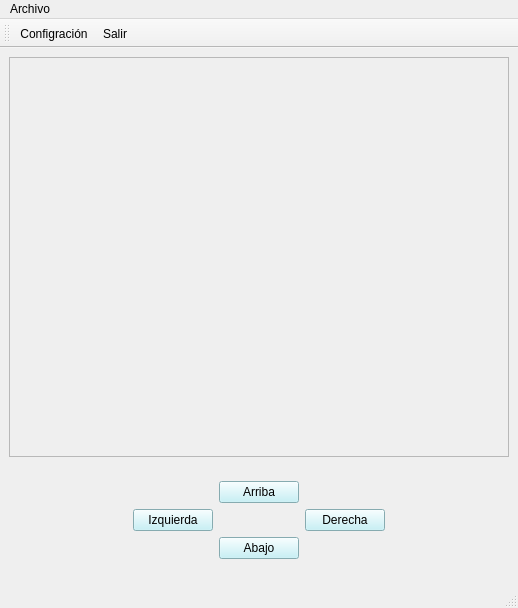
<?xml version="1.0" encoding="UTF-8"?>
<ui version="4.0">
 <class>Juego</class>
 <widget class="QMainWindow" name="Juego">
  <property name="geometry">
   <rect>
    <x>0</x>
    <y>0</y>
    <width>518</width>
    <height>591</height>
   </rect>
  </property>
  <property name="windowTitle">
   <string>Juego</string>
  </property>
  <property name="windowIcon">
   <iconset resource="Resources.qrc">
    <normaloff>:/Iconos/dibujo.png</normaloff>:/Iconos/dibujo.png</iconset>
  </property>
  <property name="styleSheet">
   <string notr="true"/>
  </property>
  <widget class="QWidget" name="centralwidget">
   <layout class="QVBoxLayout" name="verticalLayout">
    <item>
     <widget class="QFrame" name="marco">
      <property name="minimumSize">
       <size>
        <width>500</width>
        <height>400</height>
       </size>
      </property>
      <property name="styleSheet">
       <string notr="true"/>
      </property>
      <property name="frameShape">
       <enum>QFrame::StyledPanel</enum>
      </property>
      <property name="frameShadow">
       <enum>QFrame::Raised</enum>
      </property>
     </widget>
    </item>
    <item>
     <widget class="QWidget" name="widget" native="true">
      <property name="maximumSize">
       <size>
        <width>16777215</width>
        <height>16777215</height>
       </size>
      </property>
      <layout class="QHBoxLayout" name="horizontalLayout">
       <item>
        <spacer name="horizontalSpacer">
         <property name="orientation">
          <enum>Qt::Horizontal</enum>
         </property>
         <property name="sizeHint" stdset="0">
          <size>
           <width>97</width>
           <height>20</height>
          </size>
         </property>
        </spacer>
       </item>
       <item>
        <widget class="QWidget" name="widget_2" native="true">
         <layout class="QGridLayout" name="gridLayout">
          <item row="2" column="2">
           <widget class="QPushButton" name="btnDerecha">
            <property name="styleSheet">
             <string notr="true">background-color: rgb(188, 239, 246);</string>
            </property>
            <property name="text">
             <string>Derecha</string>
            </property>
           </widget>
          </item>
          <item row="2" column="0">
           <widget class="QPushButton" name="btnIzqueirda">
            <property name="styleSheet">
             <string notr="true">background-color: rgb(188, 239, 246);</string>
            </property>
            <property name="text">
             <string>Izquierda</string>
            </property>
           </widget>
          </item>
          <item row="1" column="1">
           <widget class="QPushButton" name="btnArriba">
            <property name="styleSheet">
             <string notr="true">background-color: rgb(188, 239, 246);</string>
            </property>
            <property name="text">
             <string>Arriba</string>
            </property>
           </widget>
          </item>
          <item row="3" column="1">
           <widget class="QPushButton" name="btnAbajo">
            <property name="styleSheet">
             <string notr="true">background-color: rgb(188, 239, 246);</string>
            </property>
            <property name="text">
             <string>Abajo</string>
            </property>
           </widget>
          </item>
         </layout>
        </widget>
       </item>
       <item>
        <spacer name="horizontalSpacer_2">
         <property name="orientation">
          <enum>Qt::Horizontal</enum>
         </property>
         <property name="sizeHint" stdset="0">
          <size>
           <width>97</width>
           <height>20</height>
          </size>
         </property>
        </spacer>
       </item>
      </layout>
     </widget>
    </item>
   </layout>
  </widget>
  <widget class="QMenuBar" name="menubar">
   <property name="geometry">
    <rect>
     <x>0</x>
     <y>0</y>
     <width>518</width>
     <height>22</height>
    </rect>
   </property>
   <widget class="QMenu" name="menuArchivo">
    <property name="title">
     <string>Archivo</string>
    </property>
    <addaction name="actionConfigraci0n"/>
    <addaction name="separator"/>
    <addaction name="actionSalir"/>
   </widget>
   <addaction name="menuArchivo"/>
  </widget>
  <widget class="QStatusBar" name="statusbar"/>
  <widget class="QToolBar" name="toolBar">
   <property name="windowTitle">
    <string>toolBar</string>
   </property>
   <attribute name="toolBarArea">
    <enum>TopToolBarArea</enum>
   </attribute>
   <attribute name="toolBarBreak">
    <bool>false</bool>
   </attribute>
   <addaction name="actionConfigraci0n"/>
   <addaction name="actionSalir"/>
  </widget>
  <action name="actionConfigraci0n">
   <property name="icon">
    <iconset resource="Resources.qrc">
     <normaloff>:/Iconos/configuraciones.png</normaloff>:/Iconos/configuraciones.png</iconset>
   </property>
   <property name="text">
    <string>Configración</string>
   </property>
  </action>
  <action name="actionSalir">
   <property name="icon">
    <iconset resource="Resources.qrc">
     <normaloff>:/Iconos/salida.png</normaloff>:/Iconos/salida.png</iconset>
   </property>
   <property name="text">
    <string>Salir</string>
   </property>
  </action>
 </widget>
 <resources>
  <include location="Resources.qrc"/>
 </resources>
 <connections/>
</ui>
